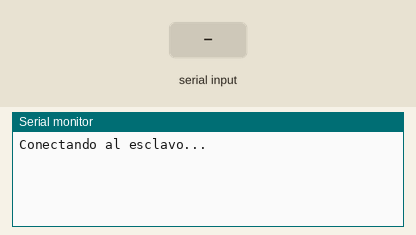
Bench run of a sketch on a simulated Arduino Uno, built with avr-gcc and run on an emulated ATmega328P. Shown: the last lines printed to the serial monitor. The test bench sets the inputs (shaded band).

Above: at 1.2 s.
1.3 s: "1" received over Serial
At 3.5 s:
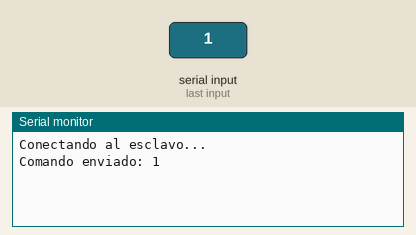
3.8 s: "0" received over Serial
At 5.2 s:
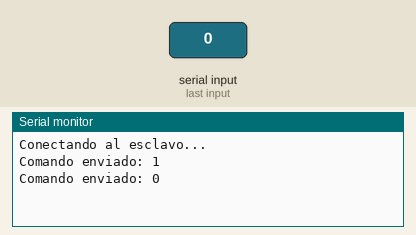
5.3 s: "2" received over Serial
At 6.7 s:
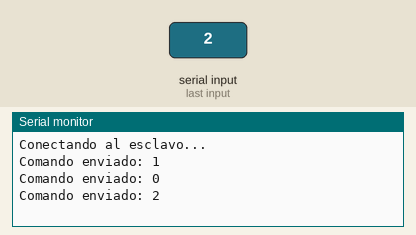

The sketch:

codigo_hc05_maestro.ino
```cpp
#include <SoftwareSerial.h>

SoftwareSerial Bluetooth(10, 11); // RX, TX

void setup() {
  Serial.begin(9600);
  Bluetooth.begin(9600);
  Serial.println("Conectando al esclavo...");
}

void loop() {
  if (Serial.available()) {
    String comando = Serial.readString();  // Leer comando desde el Monitor Serial
    Bluetooth.println(comando);  // Enviar comando al esclavo
    Serial.print("Comando enviado: ");
    Serial.println(comando);
  }
}
```

Measured:
- after the input at 1.3 s, the serial monitor: prints a new line after 1.0 s (image 1)
- after the input at 3.8 s, the serial monitor: prints a new line after 1.0 s (image 2)
- after the input at 5.3 s, the serial monitor: prints a new line after 1.0 s (image 3)
